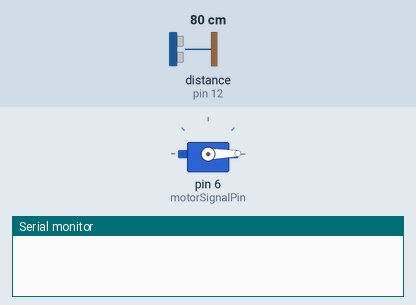
The sketch below on a simulated Arduino Uno, built with avr-gcc and run on an emulated ATmega328P. Shown: servo, the last lines printed to the serial monitor. Wiring (inferred from the names in the program): ultrasonic range finder: trigger pin 12; echo pin 12. Inputs (shaded band) come from the test bench; at power-on: distance to the obstacle (sensor on pin 12) 80 cm. The echo pulse lasts 58.3 µs per cm.

Above: at 0.01 s.
1.3 s: distance to the obstacle (sensor on pin 12) set to 4 cm
At 2.3 s:
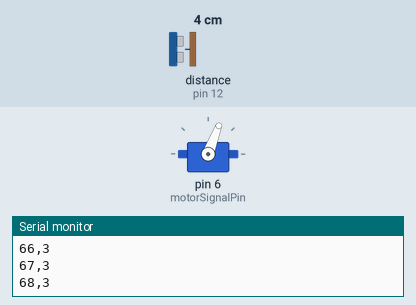
4.3 s: distance to the obstacle (sensor on pin 12) set to 120 cm
At 4.8 s:
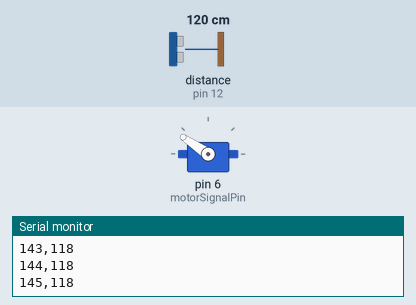
7.3 s: distance to the obstacle (sensor on pin 12) set to 2 cm
At 7.8 s:
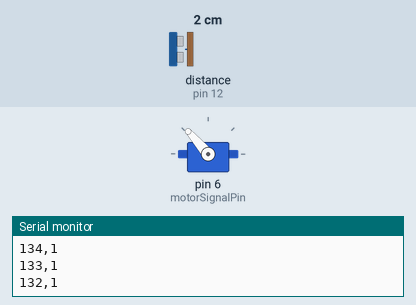
Timing chart, 0 to 19.3 s (numbered marks = the images above; inputs shaded):
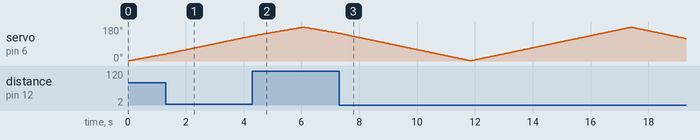

The sketch:

Arduino_Radar.ino
```cpp
#include<Servo.h>
const int soundEchoPin = 12; //red
const int motorSignalPin = 6; //ylw
const int startingAngle = 1;
const int minimumAngle = 1;
const int maximumAngle = 179;
const int rotationSpeed = 1;

Servo motor;
void setup(void)
{
    //pinMode(soundTriggerPin, OUTPUT);

    motor.attach(motorSignalPin);
    Serial.begin(9600);
}
void loop(void)
{
    static int motorAngle = startingAngle;
    static int motorRotateAmount = rotationSpeed;

    motor.write(motorAngle);
    delay(30);
     SerialOutput(motorAngle, CalculateDistance());

motorAngle += motorRotateAmount;
    if(motorAngle <= minimumAngle || motorAngle >= maximumAngle) {
        motorRotateAmount = -motorRotateAmount;
    }}
int CalculateDistance(void)
{
    pinMode(soundEchoPin, OUTPUT);

    //digitalWrite(soundTriggerPin, LOW);
    //delayMicroseconds(2);
    digitalWrite(soundEchoPin, HIGH);
    delayMicroseconds(10);
    digitalWrite(soundEchoPin, LOW);
    pinMode(soundEchoPin, INPUT);
      long duration = pulseIn(soundEchoPin, HIGH);
    float distance = duration * 0.017F;
    return int(distance);
}
void SerialOutput(const int angle, const int distance)
{
    String angleString = String(angle);
    String distanceString = String(distance);
        Serial.println(angleString + "," + distanceString);
}
```
